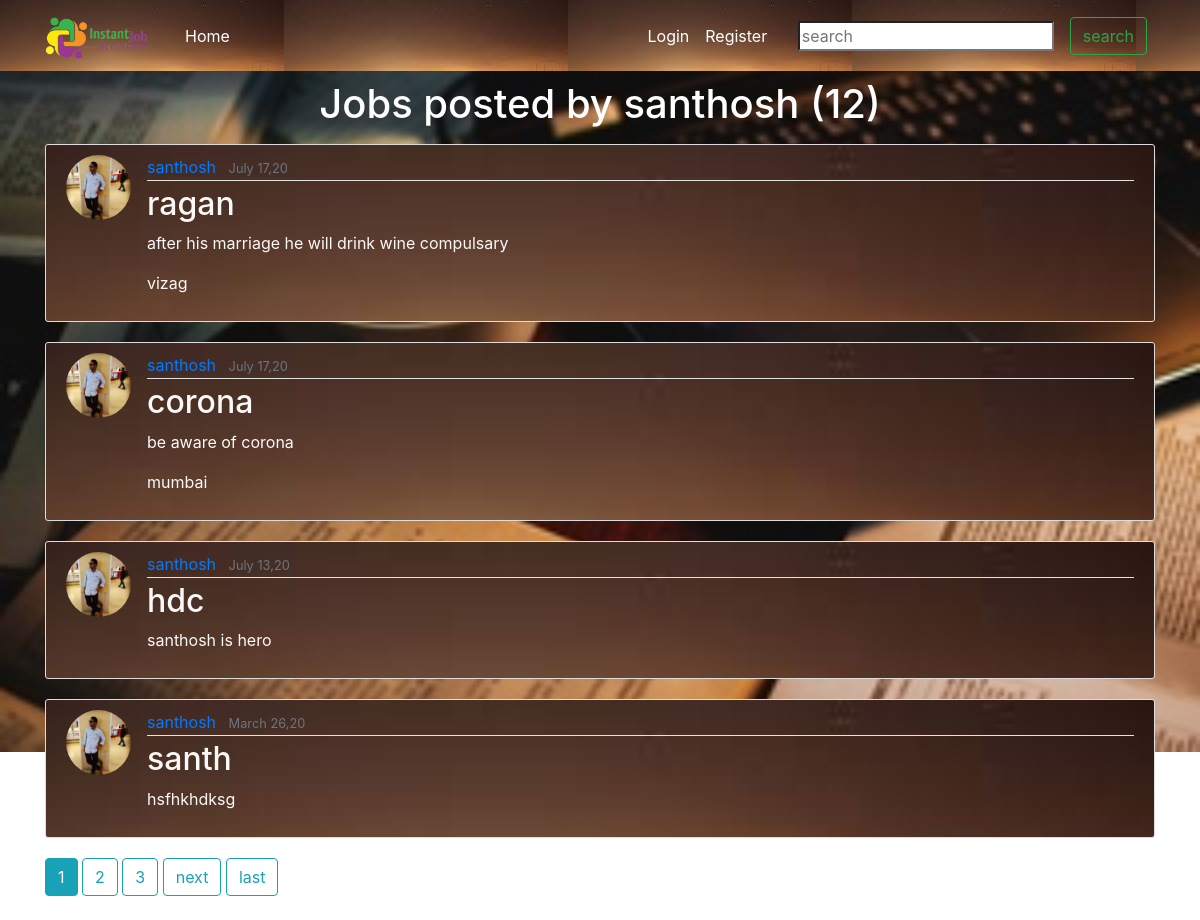
The app's page /home/user/santhosh with its own data.
### blog/models.py (models this page shows, shortened)
class Post(models.Model):
    title  = models.CharField(max_length=100)
    city = models.CharField(max_length=100,default="")
    content = models.TextField()
    date_posted = models.DateTimeField(default=timezone.now)
    author = models.ForeignKey(User,on_delete=models.CASCADE)
    likes = models.ManyToManyField(User,related_name="blog_posts")

### users/models.py (models this page shows, shortened)
class Profile(models.Model):
    user = models.OneToOneField(User,on_delete=models.CASCADE)
    image = models.ImageField(default='default.jpg',upload_to="profile_pics")

### blog/views.py (the view)
# urls.py: path('user/<str:username>', UserPostListView.as_view(),name = 'user-posts'),
class UserPostListView(ListView):
     model = Post
     template_name = 'blog/user_posts.html'
     context_object_name = 'posts'
     paginate_by = 4
     def get_queryset(self):
        user = get_object_or_404(User,username=self.kwargs.get('username'))
        return Post.objects.filter(author=user).order_by('-date_posted')

### blog/templates/blog/user_posts.html (shortened to what this page needs)
{% extends "blog/base.html" %}
{% load static %}
{% block content %}
     <div style="text-align: center">
      <h1 class="mb-3" style="color: white"> Jobs posted by {{ view.kwargs.username }} ({{ page_obj.paginator.count }})</h1>
    </div>
    {% for post in posts %}
        <article class="media content-section" style="background:url('{% static "images/xy.jpg" %}');background-size:100%">
              <img class="rounded-circle article-img" src ={{post.author.profile.image.url}} >
              <div class="media-body">
                   <div class="article-metadata">
                       <a class="mr-2" href="{% url 'user-posts' post.author.username %}">{{ post.author }}</a>
                       <small class="text-muted">{{ post.date_posted| date:"F d,y" }}</small>
                   </div>
                   <h2><a class="article-title" href="{% url 'post-detail' post.id %}"style = "color:#fdf8f8;">{{ post.title }}</a></h2>
                   <p class="article-content">{{ post.content }}</p>
                   <p class="article-content">{{ post.city }}</p>
              </div>
        </article>
       {% endfor %}
    {% if is_paginated %}
          {% for num in page_obj.paginator.page_range %}
             {% if page_obj.number == num %}
                   <a class="btn btn-info mb-4" href="?page={{ num }}">{{ num }}</a>
             {% elif num > page_obj.number|add:'-3' and num < page_obj.number|add:'3' %}
                   <a class="btn btn-outline-info mb-4" href="?page={{ num }}">{{ num }}</a>
              {% endif%}
          {% endfor %}
          {% if page_obj.has_next %}
               <a class="btn btn-outline-info mb-4" href="?page={{ page_obj.next_page_number }}">next</a>
               <a class="btn btn-outline-info mb-4" href="?page={{ page_obj.paginator.num_pages }}">last</a>
          {% endif %}
    {% endif %}
{% endblock content %}

### blog/static/blog/css/main.css (style rules this page uses)
body { color:#fdf8f8; margin-top: 5rem; }
h1, h2, h3, h4, h5, h6 { color:#fdf8f8; }
.content-section { background: #ffffff; padding: 10px 20px; border: 1px solid #dddddd; border-radius: 3px; margin-bottom: 20px; }
.article-title { color: #444444; }
.article-content { white-space: pre-line; }
.article-img { height: 65px; width: 65px; margin-right: 16px; }
.article-metadata { padding-bottom: 1px; margin-bottom: 4px; border-bottom: 1px solid #e3e3e3 }

### records on screen
Post: author.profile.image (picture), author "santhosh", date_posted "July 17,20", title "ragan", content "after his marriage he will drink wine compulsary", city "vizag"
Post: author.profile.image (picture), author "santhosh", date_posted "July 17,20", title "corona", content "be aware of corona", city "mumbai"
Post: author.profile.image (picture), author "santhosh", date_posted "July 13,20", title "hdc", content "santhosh is hero"
Post: author.profile.image (picture), author "santhosh", date_posted "March 26,20", title "santh", content "hsfhkhdksg"

### other values on screen
{{ view.kwargs.username }} "santhosh"
{{ page_obj.paginator.count }} "12"
{{ num }} "1"
{{ num }} "2" "3"
